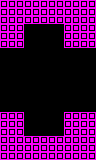

This game map was drawn from its Tiled (.tmx) file and the tilesets committed beside it. A one-line description and the trimmed map source follow:
An orthogonal 12x20 tile map with 8x8 px tiles, 1 tile layer (main) and 1 object (laser).

<map version="1.0" orientation="orthogonal" renderorder="right-down" width="12" height="20" tilewidth="8" tileheight="8" nextobjectid="45">
 <properties>
  <property name="L" type="int" value="2" />
  <property name="R" type="int" value="2" />
  <property name="type" value="tunnel" />
 </properties>
 <tileset firstgid="1" name="tiles" tilewidth="8" tileheight="8" tilecount="24" columns="6">
  <image source="../../../images/tiles.png" width="48" height="32" />
  <tile id="1">
   <properties>
    <property name="type" value="open" />
   </properties>
  </tile>
 </tileset>
 <layer name="main" width="12" height="20">
  <data>[240 cells, 114 non-empty, 1 distinct tile ids]</data>
 </layer>
 <objectgroup name="objects" />
 <objectgroup name="hazards">
  <object id="42" type="laser" gid="2" x="40" y="32" width="8" height="8" />
 </objectgroup>
</map>
